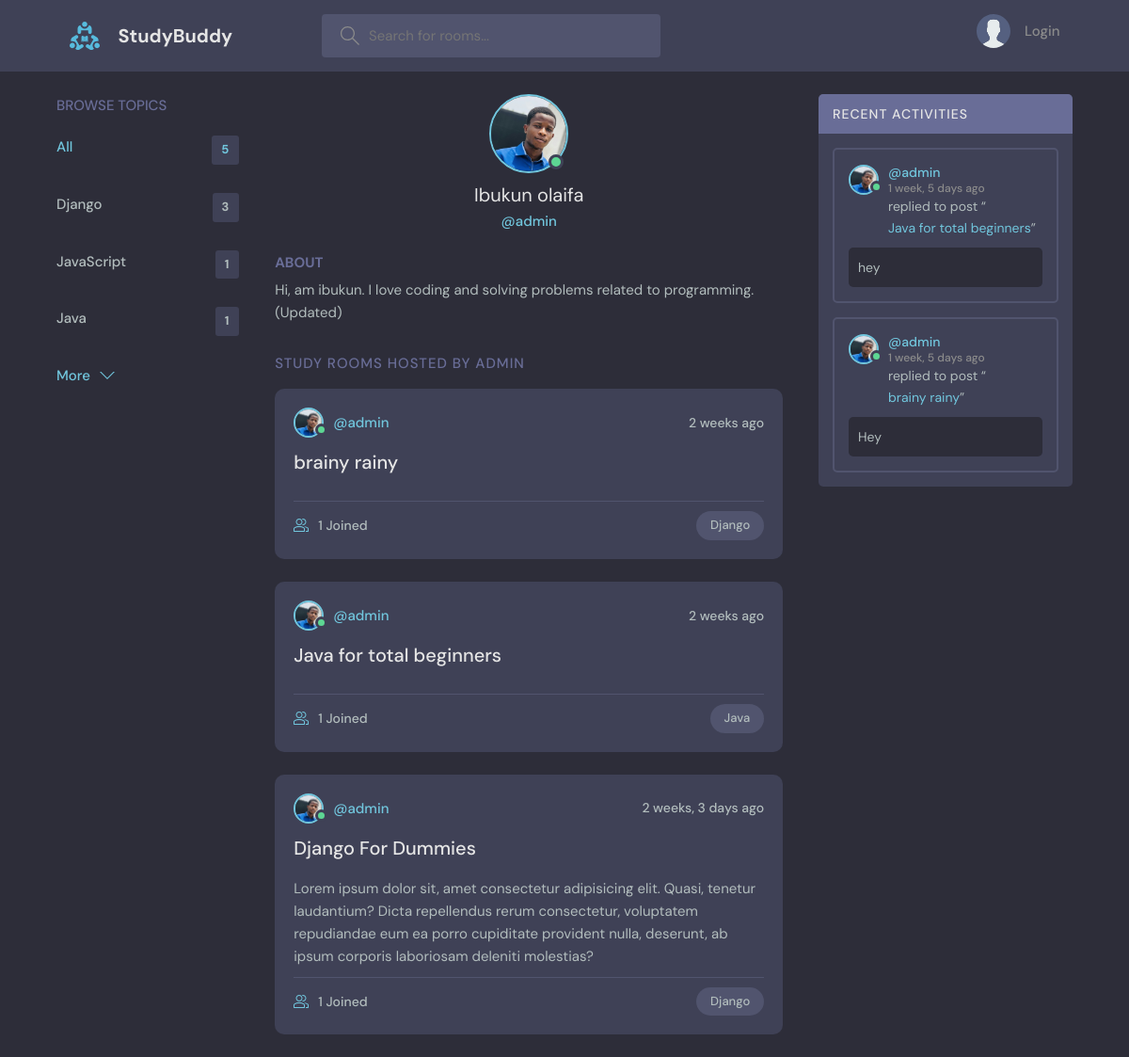
The page /accounts/profile/admin on the database its author committed.
### accounts/models.py (models this page shows)
class User(AbstractUser):
    name = models.CharField(max_length=200, null=True)
    slug = models.SlugField(unique=True, blank=True, null=True)
    email = models.EmailField(unique=True, null=True)
    bio = models.TextField(null=True, blank=True)
    avatar = models.ImageField(default='avatar.svg', null=True, upload_to=profile_pic)
    USERNAME_FIELD = 'email'
    REQUIRED_FIELDS = []
    def __str__(self):
        return self.username

### base/models.py (models this page shows, shortened)
class Room(models.Model):
    id = models.AutoField(primary_key=True)
    host = models.ForeignKey(User, on_delete=models.SET_NULL, null=True, blank=True)
    slug = models.SlugField(unique=True, blank=True, null=True)
    name = models.CharField(max_length=200)
    topic = models.ForeignKey(Topic, on_delete=models.SET_NULL, null=True)
    participants = models.ManyToManyField(User, related_name='participants', blank=True)
    created_at = models.DateTimeField(auto_now_add=True)
    updated_at = models.DateTimeField(auto_now=True)
    description = models.TextField(null=True, blank=True)
    class Meta:
        ordering = ['-created_at', '-updated_at']
    def __str__(self):
        return self.name

class Topic(models.Model):
    name = models.CharField(max_length=200)
    def __str__(self):
        return self.name

class Message(models.Model):
    user = models.ForeignKey(User, on_delete=models.SET_NULL, null=True, blank=True)
    room = models.ForeignKey(Room, on_delete=models.SET_NULL, null=True)
    body = models.TextField()
    created_at = models.DateTimeField(auto_now_add=True)
    updated_at = models.DateTimeField(auto_now=True)
    class Meta:
        ordering = ['-created_at', '-updated_at']

### accounts/views.py (the view)
# urls.py: path('profile/<slug:slug>', user_profile, name='user-profile'),
def user_profile(request, slug):
    user = User.objects.get(slug=slug)
    print(user)
    q = request.GET.get('q') if request.GET.get('q') != None else ''
    topics = Room.objects.values('topic__name').annotate(Count('topic__name')).order_by('-topic__name__count')
    total_topics = Room.objects.aggregate(Count('topic'))
    rooms = user.room_set.all()
    messages = user.message_set.all()
    context = {
        'topics':topics,
        'user':user,
        'total_topics':total_topics,
        'messages':messages,
        'rooms':rooms,
    }
    return render(request, 'accounts/profile.html', context)

### accounts/templates/accounts/profile.html (shortened to what this page needs)
{% extends 'base.html' %}
{% block content %}
<main class="profile-page layout layout--3">
    <div class="container">
        {% include 'partials/topics_component.html' with topics=topics %}
<div class="roomList">
    <div class="profile">
      <div class="profile__avatar">
        <div class="avatar avatar--large active">
          <img src="{{user.avatar.url}}" />
        </div>
      </div>
      <div class="profile__info">
        <h3>{{user.name}}</h3>
        <p>@{{user.username}}</p>
      </div>
      <div class="profile__about">
        <h3>About</h3>
        <p>
            {{user.bio}}
        </p>
      </div>
    </div>
    <div class="roomList__header">
      <div>
        <h2>Study Rooms Hosted by {{user.username}}</a>
        </h2>
      </div>
    </div>
    {% for room in rooms  %}
    <div class="roomListRoom">
      <div class="roomListRoom__header">
        <a href="{% url 'accounts:user-profile' user.slug%}" class="roomListRoom__author">
          <div class="avatar avatar--small active">
            <img src="{{room.host.avatar.url}}" />
          </div>
          <span>@{{room.host.username}}</span>
        </a>
        <div class="roomListRoom__actions">
          <span>{{room.created_at|timesince}} ago</span>
        </div>
      </div>
      <div class="roomListRoom__content">
        <a href="{% url 'base:room' room.slug %}">{{room.name}}</a>
        <p>
          {{room.description}}
        </p>
      </div>
      <div class="roomListRoom__meta">
        <a class="roomListRoom__joined">
          {{room.participants.all.count}} Joined
        </a>
        <p class="roomListRoom__topic">{{room.topic}}</p>
      </div>
    </div>
    {% endfor %}
  </div>
  <div class="activities">
    <div class="activities__header">
      <h2>Recent Activities</h2>
    </div>
    {% for message in messages %}
    <div class="activities__box">
      <div class="activities__boxHeader roomListRoom__header">
        <a href="{% url 'accounts:user-profile' user.slug%}" class="roomListRoom__author">
          <div class="avatar avatar--small active">
            <img src="{{message.user.avatar.url}}" />
          </div>
          <p>
            @{{message.user.username}}
            <span>{{message.created_at|timesince}} ago</span>
          </p>
        </a>
      </div>
      <div class="activities__boxContent">
        <p>replied to post “<a href="if">{{message.room}}</a>”</p>
        <div class="activities__boxRoomContent">
          {{message.body|truncatechars:50}}
        </div>
      </div>
    </div>
    {% endfor %}
  </div>
</div>
</main>
{% endblock content %}

### templates/base.html (shortened to what this page needs)
<!DOCTYPE html>
{% load static %}
<html lang="en">
  <head>
    <link rel="stylesheet" href="{% static 'css/style.css' %}" />
    <link rel="stylesheet" href="{% static 'css/sweetalert2.min.css' %}" />
  </head>
  <body>
    {% include 'partials/navbar.html' %}
    {% block content %}
    {% endblock content%}
      </body>
</html>

### templates/partials/navbar.html (shortened to what this page needs)
{% load static %}
<header class="header header--loggedIn">
    <div class="container">
      <a href="{% url 'base:home' %}" class="header__logo">
        <img src="{% static 'assets/logo.svg' %}" />
        <h1>StudyBuddy</h1>
      </a>
      <form class="header__search" method="GET" action="">
        <label>
          <input name='q' placeholder="Search for rooms..." />
        </label>
      </form>
      <nav class="header__menu">
        {% if not request.user.is_authenticated %}
         <a href="{% url 'accounts:login' %}">
          <img src="{% static 'assets/avatar.svg' %}" />
          <p>Login</p>
        </a>
        {% endif %}
      </nav>
    </div>
  </header>

### templates/partials/topics_component.html
<div class="topics">
    <div class="topics__header">
      <h2>Browse Topics</h2>
    </div>
    <ul class="topics__list">
      <li>
        <a href="/" class="active">All <span>{{total_topics.topic__count}}</span></a>
      </li>
      <li>
        {% for topic in topics  %}
          <a href="{% url 'base:home' %}?q={{topic.topic__name}}">{{topic.topic__name}} <span>{{topic.topic__name__count}}</span></a>
        {% endfor %}
      </li>
    </ul>
    <a class="btn btn--link" href="{% url 'base:topics' %}">
      More
      <svg version="1.1" xmlns="http://www.w3.org/2000/svg" width="32" height="32" viewBox="0 0 32 32">
        <title>chevron-down</title>
        <path d="M16 21l-13-13h-3l16 16 16-16h-3l-13 13z"></path>
      </svg>
    </a>
  </div>

### rows shown on the page
User: avatar (picture), name "Ibukun olaifa", username "admin", bio "Hi, am ibukun. I love coding and solving problems related to programming.(Updated)", username "ADMIN"
Room: host.avatar (picture), host.username "admin", created_at "2 weeks", name "brainy rainy", participants.all.count "1", topic "Django"
Room: host.avatar (picture), host.username "admin", created_at "2 weeks", name "Java for total beginners", participants.all.count "1", topic "Java"
Room: host.avatar (picture), host.username "admin", created_at "2 weeks, 3 days", name "Django For Dummies", description "Lorem ipsum dolor sit, amet consectetur adipisicing elit. Quasi, tenetur laudantium? Dicta repellendus rerum consectetur, voluptatem repudiandae eum ea porro cupiditate provident nulla, deserunt, ab ipsum corporis laboriosam deleniti molestias?", participants.all.count "1", topic "Django"
Message: user.avatar (picture), user.username "admin", created_at "1 week, 5 days", room "Java for total beginners", body "hey"
Message: user.avatar (picture), user.username "admin", created_at "1 week, 5 days", room "brainy rainy", body "Hey"

### other values the page prints
{{ total_topics.topic__count }} "5"
{{ topic.topic__name }} "Django" "JavaScript" "Java"
{{ topic.topic__name__count }} "3" "1" "1"
